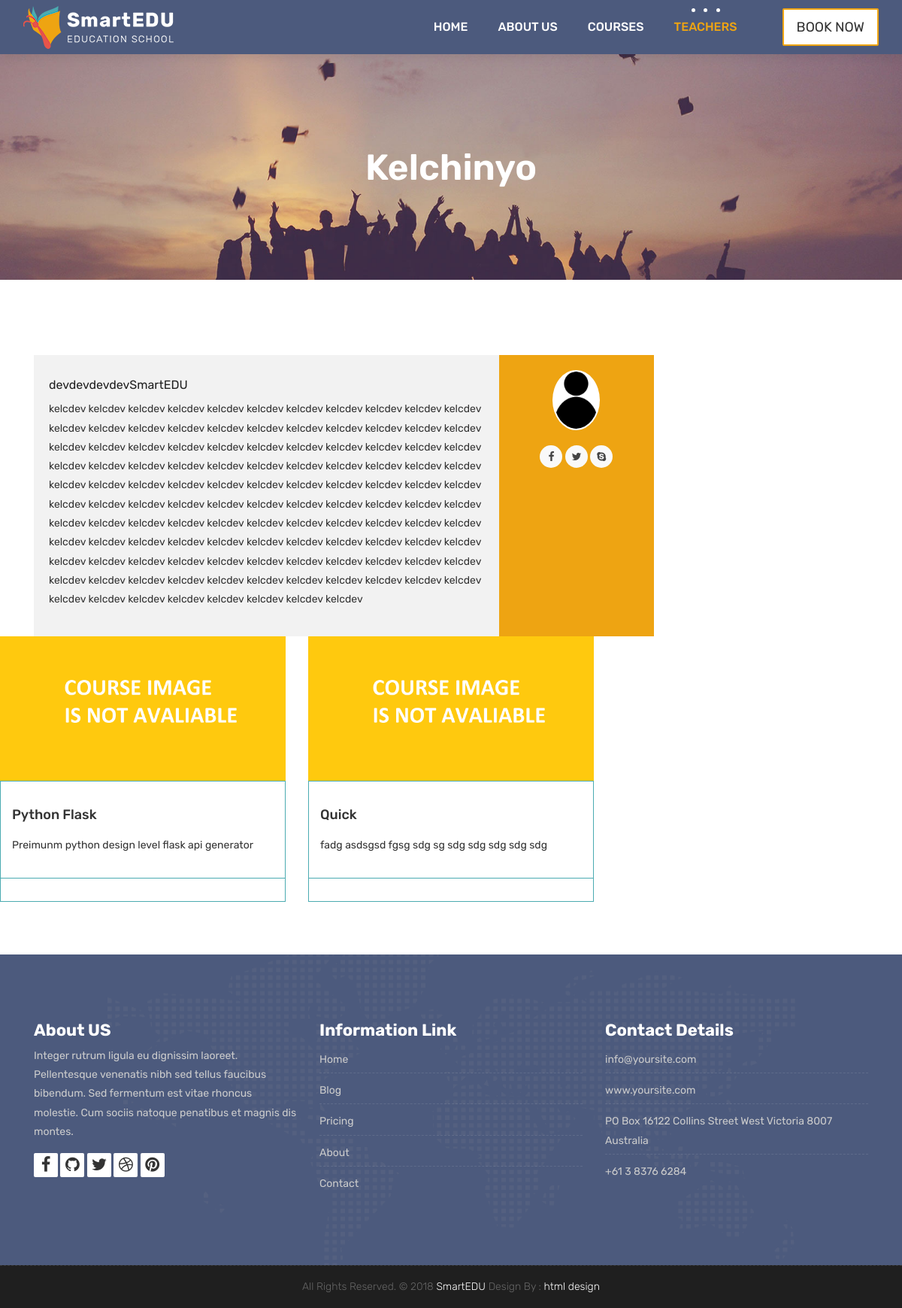
The app's page /teachers/teacher/1 with its own data.
### teachers/models.py (models this page shows, shortened)
class Teacher(models.Model):
    name = models.CharField(max_length=50)
    title = models.CharField(max_length=50)
    description = models.TextField(blank=True)
    image = models.ImageField(upload_to="courses/%Y/%m/%d/")
    linkedin = models.URLField(max_length=200,blank=True)
    facebook = models.URLField(max_length=200,blank=True)

### courses/models.py (models this page shows, shortened)
class Course(models.Model):
    teacher = models.ForeignKey(Teacher,null=True, on_delete=models.CASCADE)
    name = models.CharField(max_length=50, unique=True)
    category = models.ForeignKey(Category,null=True,on_delete=models.DO_NOTHING)
    tags = models.ManyToManyField(Tag, blank=True, null=True)
    description = models.TextField(blank=True,null=True)
    image = models.ImageField(upload_to="courses/%Y/%m/%d/",default="courses/default_course_image.png")
    date = models.DateTimeField(auto_now=True)
    avaliable = models.BooleanField(default=True)

### teachers/views.py (the view)
# urls.py: path('teacher/<int:pk>',TeacherDetailView.as_view(),name='teacher_detail')
class TeacherDetailView(DetailView):
    model = Teacher
    template_name = 'teacher.html'
    context_object_name ='teacher'
    def get_context_data(self, **kwargs: Any) -> dict[str, Any]:
        context = super().get_context_data(**kwargs)
        context['courses'] = Course.objects.filter(avaliable=True,teacher = self.kwargs['pk'])
        return context

### templates/teacher.html
{% extends 'partials/_base.html' %}
{% load static %}
{% block content %}
	<div class="all-title-box">
		<div class="container text-center">
			<h1>{{teacher.name}}</h1>
		</div>
	</div>
    <div id="overviews" class="section wb">
        <div class="container">
            <div class="row">
                <div class="col-lg-9 blog-post-single">
					<div class="blog-author">
						<div class="author-bio">
							<h3 class="author_name"><a href="#">{{course.teacher.name}}</a></h3>
							<h5>{{teacher.title}}<a href="#">SmartEDU</a></h5>
							<p class="author_det">
								{{teacher.description}}
							</p>
						</div>
						<div class="author-desc">
							<img src="{{teacher.image.url}}" alt="about author">
							<ul class="author-social">
								<li><a href="{{teacher.facebook}}"><i class="fa fa-facebook"></i></a></li>
								<li><a href="{{teacher.linkedin}}"><i class="fa fa-twitter"></i></a></li>
								<li><a href="#"><i class="fa fa-skype"></i></a></li>
							</ul>
						</div>
					</div>
                </div>
            </div>
        </div>
        <div class="row">
            {% for course in courses %}
            <div class="col-lg-4 col-md-6 col-12">
                <div class="course-item">
                    <div class="image-blog">
                        <img src="{{course.image.url}}" alt="" class="img-fluid">
                    </div>
                    <div class="course-br">
                        <div class="course-title">
                            <h2><a href="{% url 'course_detail' course.category.slug course.id %}" title="">{{course.name}}</a></h2>
                        </div>
                        <div class="course-desc">
                            <p>{{course.description}}</p>
                        </div>
                    </div>
                    <div class="course-meta-bot">
                    </div>
                </div>
            </div>
            {% endfor %}
        </div>
    </div>
    {% endblock %}

### static/style.css (style rules this page uses)
body { color: #333333; font-size: 14px; font-family: 'Rubik', sans-serif; line-height: 1.80857; }
html, body { height: 100%; }
a { color: #1f1f1f; text-decoration: none !important; outline: none !important; -webkit-transition: all .3s ease-in-out; -moz-transition: all .3s ease-in-out; -ms-transition: all .3s ease-in-out; -o-transition: all .3s ease-in-out; transition: all .3s ease-in-out; }
h1, h2, h3, h4, h5, h6 { letter-spacing: 0; font-weight: normal; position: relative; padding: 0 0 10px 0; font-weight: normal; line-height: 120% !important; color: #1f1f1f; margin: 0 }
h1 { font-size: 24px }
h2 { font-size: 22px }
h3 { font-size: 18px }
h5 { font-size: 14px }
h1 a, h2 a, h3 a, h4 a, h5 a, h6 a { color: #212121; text-decoration: none!important; opacity: 1 }
a { color: #1f1f1f; text-decoration: none; outline: none; }
a, .btn { text-decoration: none !important; outline: none !important; -webkit-transition: all .3s ease-in-out; -moz-transition: all .3s ease-in-out; -ms-transition: all .3s ease-in-out; -o-transition: all .3s ease-in-out; transition: all .3s ease-in-out; }
.section { display: block; position: relative; overflow: hidden; padding: 70px 0; }
.section.wb { background-color: #ffffff; }
.all-title-box { background: url(images/banner.jpg)no-repeat; -webkit-background-size: cover; -moz-background-size: cover; -o-background-size: cover; background-size: cover; background-position: center; min-height: 300px; }
.all-title-box h1 { color: #fff; font-weight: 600; text-transform: capitalize; padding-top: 11%; font-size: 48px; line-height: 0px; }
.image-blog img { padding: 0 !important; width: 100%; margin: 0 !important; opacity: 1; -ms-filter: "progid:DXImageTransform.Microsoft.Alpha(Opacity=100)"; -moz-opacity: 1; -khtml-opacity: 1; -webkit-transition: all 150ms ease-in-out; -moz-transition: all 150ms ease-in-out; -o-transition: all 150ms ease-in-out; -ms-transition: all 150ms ease-in-out; transition: all 150ms ease-in-out; }
.blog-author { background: #f2f2f2; overflow: hidden; position: relative; margin-top: 30px; }
.author-bio { display: block; float: left; padding: 20px; position: relative; width: 75%; }
.author-desc { background: #eea412; float: right; height: 100%; min-height: 100%; overflow: hidden; padding: 20px 0; position: absolute; text-align: center; width: 25%; right: 0; }
.author-bio h5 { font-size: 16px; }
.author-desc > img { background: #FFFFFF; border-radius: 50%; -webkit-border-radius: 50%; -moz-border-radius: 50%; margin-bottom: 20px; padding: 2px; max-width: 80px; max-height: 80px; }
.author-social { list-style: none outside none; margin: 0 auto; overflow: hidden; padding: 0; text-align: center; z-index: 9999; }
.author-social li { background: none !important; display: inline-block; }
.author-social li a { color: #444; display: block; height: 30px; text-align: center; width: 30px; border-radius: 50%; -webkit-border-radius: 50%; -moz-border-radius: 50%; -webkit-transition: 0.25s; -moz-transition: 0.25s; -o-transition: 0.25s; transition: 0.25s; background: #f9f9f9; }
.author-social li a i { font-size: 14px; line-height: 30px; margin-right: 0; float: none; }
.course-item { background: #ffffff; }
.course-title > h2 { margin: 15px 0; padding: 0px; }
.course-title a { font-size: 18px; line-height: 25px; font-weight: 500; color: #333333; text-transform: capitalize; }
.course-br { border: 1px solid #4babb1; padding: 15px; }
.course-meta-bot { border: 1px solid #4babb1; border-top: 0px; padding: 15px; }

### records on screen
Teacher: name "Kelchinyo", title "devdevdevdev", description "kelcdev kelcdev kelcdev kelcdev kelcdev kelcdev kelcdev kelcdev kelcdev kelcdev kelcdev kelcdev kelcdev kelcdev kelcdev kelcdev kelcdev kelcdev kelcdev kelcdev kelcdev kelcdev kelcdev kelcdev kelcdev kelcdev kelcdev kelcdev kelcdev kelcdev kelcdev kelcdev kelcdev kelcdev kelcdev kelcdev kelcdev kelcdev kelcdev kelcdev kelcdev kelcdev kelcdev kelcdev kelcdev kelcdev kelcdev kelcdev kelcdev kelcdev kelcdev kelcdev kelcdev kelcdev kelcdev kelcdev kelcdev kelcdev kelcdev kelcdev kelcdev kelcdev kelcdev kelcdev kelcdev kelcdev kelcdev kelcdev kelcdev kelcdev kelcdev kelcdev kelcdev kelcdev kelcdev kelcdev kelcdev kelcdev kelcdev kelcdev kelcdev kelcdev kelcdev kelcdev kelcdev kelcdev kelcdev…", image (picture)
Course: image (placeholder picture), name "Python Flask", description "Preimunm python design level flask api generator"
Course: image (placeholder picture), name "Quick", description "fadg asdsgsd fgsg sdg sg sdg sdg sdg sdg sdg"
